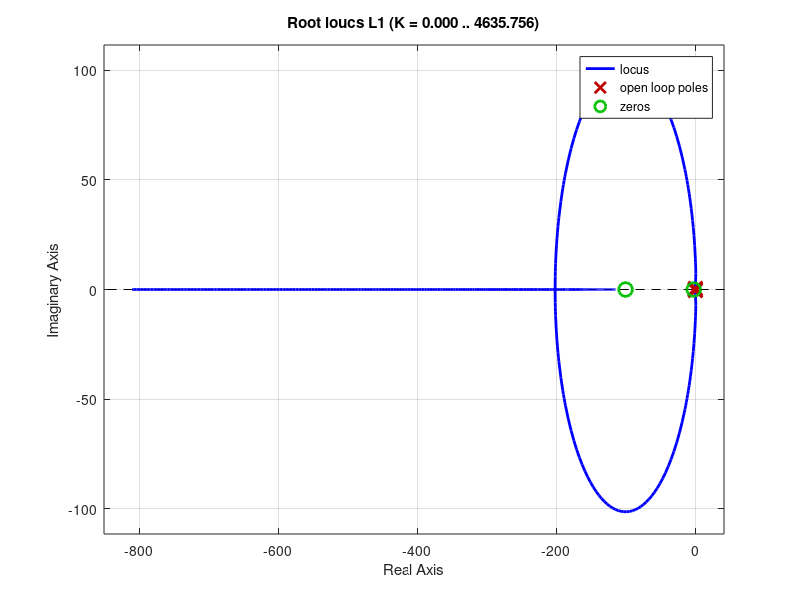
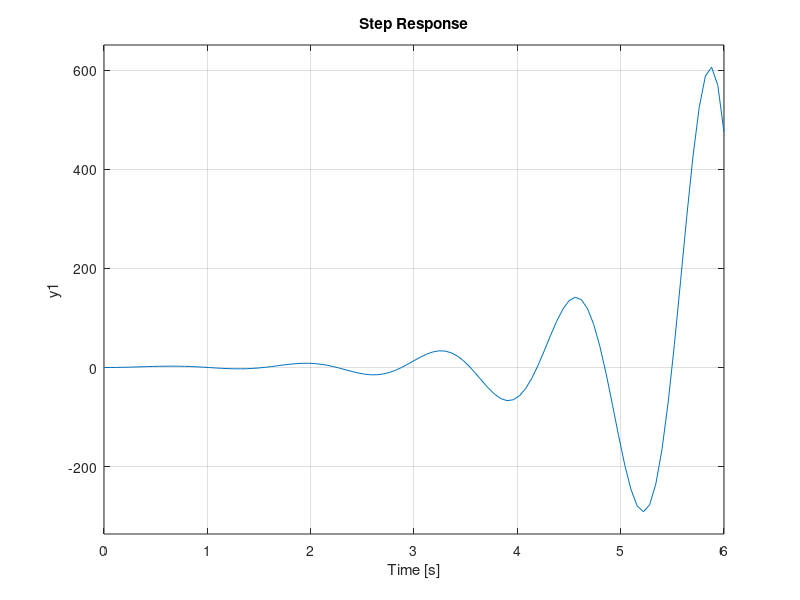
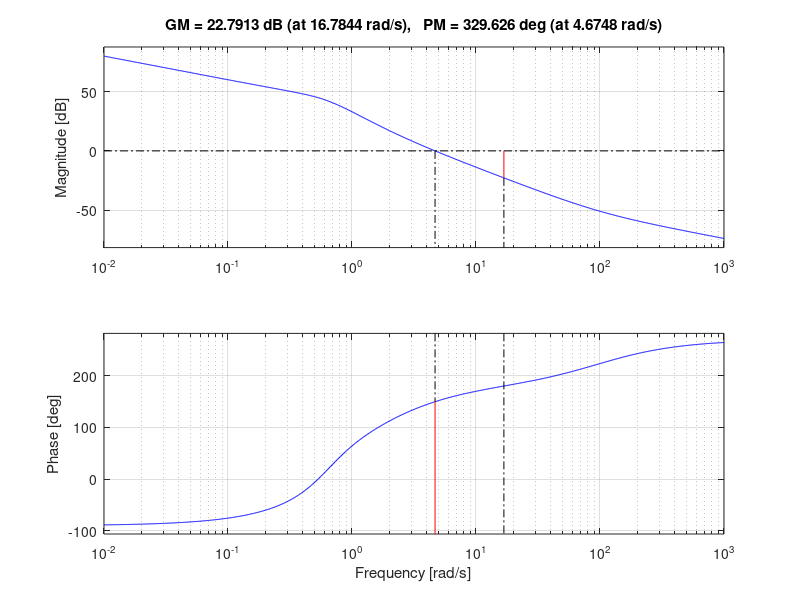

Recreate these plots in MATLAB, in order.
close all 
clear all 
clc

s= tf([1 0],[1]);

P= (s+2)/(5*s^2-4*s+2);
C=1/s; % abbiamo un inseguimento a regime nullo per ingressi costanti 
K= 100%48.5;


C1 = C*K * (1*(s/100+1));
L1 = C1*P;

figure(1)
rlocus(L1);


Wyr= minreal(L1/(1+L1));
figure(2);
step(Wyr);

figure(3)
margin(L1);
